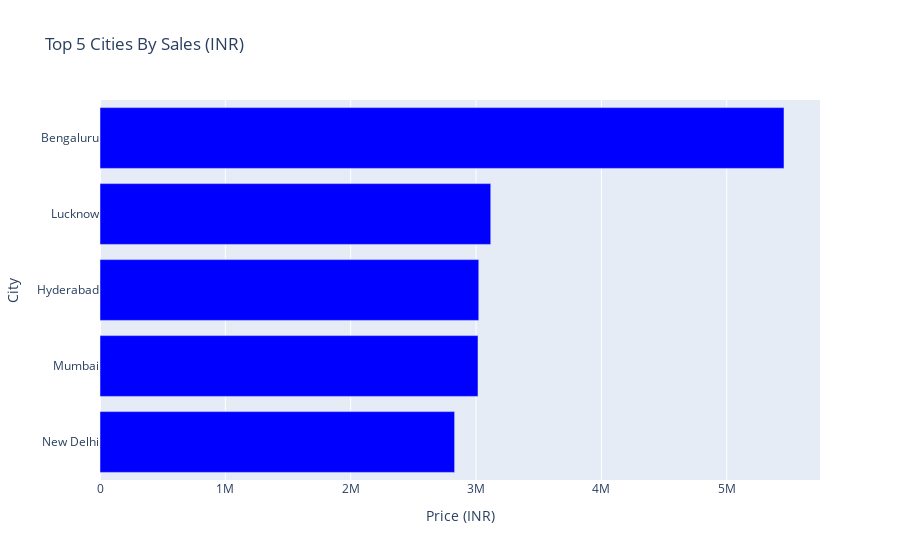

The code cell stored with this chart in its notebook:
### Markdown cell above
##### – Identifies leading cities contributing the most revenue.

### Code cell
top_5_cities = (
    df.groupby("City")["Price (INR)"]
    .sum()
    .nlargest(5)
    .sort_values()
    .reset_index()
)
fig = px.bar(
    top_5_cities,
    x= "Price (INR)",
    y= "City",
    orientation = "h",
    title= "Top 5 Cities By Sales (INR)",
    color_discrete_sequence=["blue"]
)

fig.show()

### Figure 1 — Plotly figure (JSON) as saved in the notebook; plotly's stock layout.template omitted (floating-point values rounded to 4 significant figures)
{"data": [{"hovertemplate": "Price (INR)=%{x}<br>City=%{y}<extra></extra>", "legendgroup": "", "marker": {"color": "blue", "pattern": {"shape": ""}}, "name": "", "orientation": "h", "showlegend": false, "textposition": "auto", "type": "bar", "x": [2829000.0, 3016000.0, 3022000.0, 3117000.0, 5457000.0], "xaxis": "x", "y": ["New Delhi", "Mumbai", "Hyderabad", "Lucknow", "Bengaluru"], "yaxis": "y"}], "layout": {"barmode": "relative", "legend": {"tracegroupgap": 0}, "title": {"text": "Top 5 Cities By Sales (INR)"}, "xaxis": {"anchor": "y", "domain": [0, 1], "title": {"text": "Price (INR)"}}, "yaxis": {"anchor": "x", "domain": [0, 1], "title": {"text": "City"}}}}
